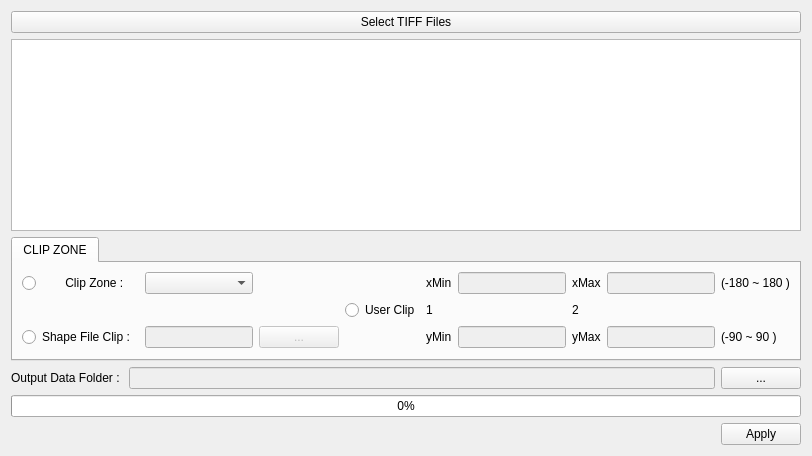
            <widget class="QWidget" name="page_4">
              <layout class="QGridLayout" name="gridLayout_13">
                <item row="3" column="0">
                  <widget class="QLabel" name="label_9">
                    <property name="sizePolicy">
                      <sizepolicy hsizetype="Fixed" vsizetype="Preferred">
                        <horstretch>0</horstretch>
                        <verstretch>0</verstretch>
                      </sizepolicy>
                    </property>
                    <property name="text">
                      <string>Output Data Folder : </string>
                    </property>
                  </widget>
                </item>
                <item row="3" column="2">
                  <widget class="QPushButton" name="btn_Output_Folder">
                    <property name="sizePolicy">
                      <sizepolicy hsizetype="Fixed" vsizetype="Fixed">
                        <horstretch>0</horstretch>
                        <verstretch>0</verstretch>
                      </sizepolicy>
                    </property>
                    <property name="text">
                      <string>...</string>
                    </property>
                  </widget>
                </item>
                <item row="0" column="0" colspan="3">
                  <widget class="QPushButton" name="btn_input_tiff">
                    <property name="text">
                      <string>Select TIFF Files</string>
                    </property>
                  </widget>
                </item>
                <item row="1" column="0" colspan="3">
                  <widget class="QTableWidget" name="tb_clip_Tiff">
                    <attribute name="horizontalHeaderCascadingSectionResizes">
                      <bool>false</bool>
                    </attribute>
                    <attribute name="horizontalHeaderStretchLastSection">
                      <bool>true</bool>
                    </attribute>
                  </widget>
                </item>
                <item row="5" column="2">
                  <widget class="QPushButton" name="btn_apply_clip">
                    <property name="text">
                      <string>Apply</string>
                    </property>
                  </widget>
                </item>
                <item row="3" column="1">
                  <widget class="QLineEdit" name="txt_output_clip">
                    <property name="enabled">
                      <bool>false</bool>
                    </property>
                  </widget>
                </item>
                <item row="4" column="0" colspan="3">
                  <widget class="QProgressBar" name="clip_progressBar">
                    <property name="value">
                      <number>0</number>
                    </property>
                  </widget>
                </item>
                <item row="2" column="0" colspan="3">
                  <widget class="QTabWidget" name="tabWidget_2">
                    <property name="sizePolicy">
                      <sizepolicy hsizetype="Expanding" vsizetype="Fixed">
                        <horstretch>0</horstretch>
                        <verstretch>0</verstretch>
                      </sizepolicy>
                    </property>
                    <property name="currentIndex">
                      <number>0</number>
                    </property>
                    <widget class="QWidget" name="tab_11">
                      <attribute name="title">
                        <string>CLIP ZONE</string>
                      </attribute>
                      <layout class="QGridLayout" name="gridLayout_12">
                        <item row="0" column="0" rowspan="4" colspan="2">
                          <layout class="QGridLayout" name="gridLayout_11">
                            <item row="0" column="5">
                              <widget class="QLineEdit" name="clip_1_x">
                                <property name="enabled">
                                  <bool>false</bool>
                                </property>
                              </widget>
                            </item>
                            <item row="1" column="3">
                              <widget class="QRadioButton" name="rdo_user_clip">
                                <property name="text">
                                  <string>User Clip</string>
                                </property>
                                <property name="checkable">
                                  <bool>true</bool>
                                </property>
                              </widget>
                            </item>
                            <item row="2" column="0">
                              <widget class="QRadioButton" name="rdo_Shape_Clip">
                                <property name="enabled">
                                  <bool>true</bool>
                                </property>
                                <property name="layoutDirection">
                                  <enum>Qt::LeftToRight</enum>
                                </property>
                                <property name="text">
                                  <string>Shape File Clip : </string>
                                </property>
                                <property name="checkable">
                                  <bool>true</bool>
                                </property>
                                <property name="checked">
                                  <bool>false</bool>
                                </property>
                                <property name="autoExclusive">
                                  <bool>true</bool>
                                </property>
                              </widget>
                            </item>
                            <item row="0" column="1">
                              <widget class="QComboBox" name="cmb_clip_zone"/>
                            </item>
                            <item row="2" column="2">
                              <widget class="QPushButton" name="btn_shape_dialog">
                                <property name="enabled">
                                  <bool>false</bool>
                                </property>
                                <property name="text">
                                  <string>...</string>
                                </property>
                              </widget>
                            </item>
                            <item row="2" column="1">
                              <widget class="QLineEdit" name="txt_Shape_path">
                                <property name="enabled">
                                  <bool>false</bool>
                                </property>
                              </widget>
                            </item>
                            <item row="2" column="5">
                              <widget class="QLineEdit" name="clip_1_y">
                                <property name="enabled">
                                  <bool>false</bool>
                                </property>
                              </widget>
                            </item>
                            <item row="2" column="6">
                              <widget class="QLabel" name="label_32">
                                <property name="text">
                                  <string>yMax</string>
                                </property>
                              </widget>
                            </item>
                            <item row="0" column="0">
                              <widget class="QRadioButton" name="rdo_Combo_Clip">
                                <property name="text">
                                  <string>       Clip Zone :</string>
                                </property>
                              </widget>
                            </item>
                            <item row="2" column="9">
                              <widget class="QLabel" name="label_39">
                                <property name="text">
                                  <string>(-90 ~ 90 )</string>
                                </property>
                              </widget>
                            </item>
                            <item row="0" column="9">
                              <widget class="QLabel" name="label_38">
                                <property name="text">
                                  <string>(-180 ~ 180 )</string>
                                </property>
                              </widget>
                            </item>
                            <item row="0" column="6">
                              <widget class="QLabel" name="label_35">
                                <property name="text">
                                  <string>xMax</string>
                                </property>
                              </widget>
                            </item>
                            <item row="0" column="4">
                              <widget class="QLabel" name="label_33">
                                <property name="text">
                                  <string>xMin</string>
                                </property>
                              </widget>
                            </item>
                            <item row="2" column="4">
                              <widget class="QLabel" name="label_37">
                                <property name="text">
                                  <string>yMin</string>
                                </property>
                              </widget>
                            </item>
                            <item row="1" column="4">
                              <widget class="QLabel" name="label_34">
                                <property name="text">
                                  <string>1</string>
                                </property>
                              </widget>
                            </item>
                            <item row="0" column="7" colspan="2">
                              <widget class="QLineEdit" name="clip_2_x">
                                <property name="enabled">
                                  <bool>false</bool>
                                </property>
                              </widget>
                            </item>
                            <item row="2" column="7" colspan="2">
                              <widget class="QLineEdit" name="clip_2_y">
                                <property name="enabled">
                                  <bool>false</bool>
                                </property>
                              </widget>
                            </item>
                            <item row="1" column="6">
                              <widget class="QLabel" name="label_36">
                                <property name="text">
                                  <string>2</string>
                                </property>
                              </widget>
                            </item>
                          </layout>
                        </item>
                      </layout>
                    </widget>
                  </widget>
                </item>
              </layout>
            </widget>
